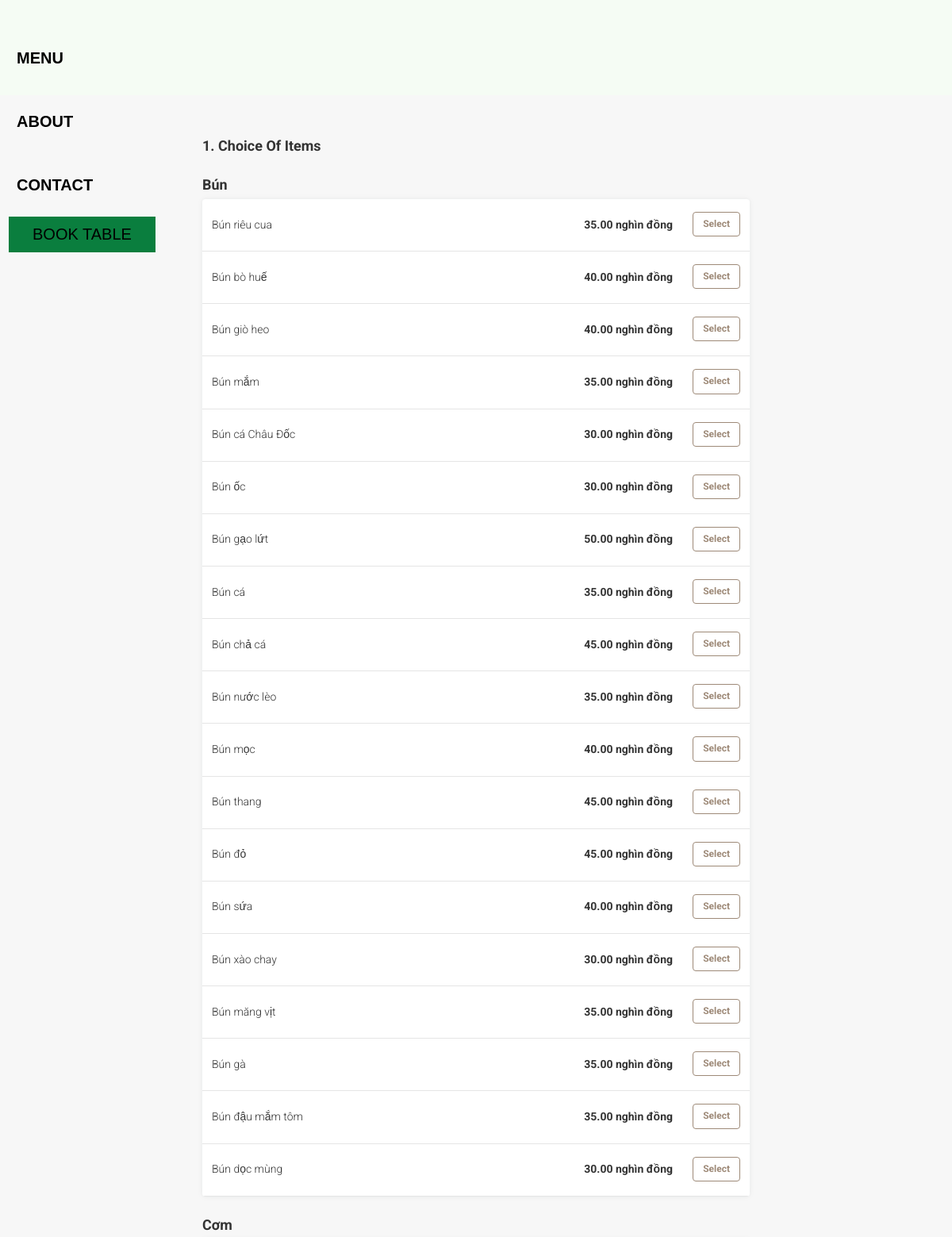
Page /web/pages/order_food.php (upper part) on the committed database.
### tables this page shows
CREATE TABLE `menu_categories` (
  `category_id` int(3) NOT NULL,
  `category_name` varchar(50) NOT NULL
);

CREATE TABLE `menus` (
  `menu_id` int(5) NOT NULL,
  `menu_name` varchar(100) NOT NULL,
  `menu_description` varchar(255) NOT NULL,
  `menu_price` decimal(6,2) NOT NULL,
  `menu_image` varchar(255) NOT NULL,
  `category_id` int(3) NOT NULL
);

### web/pages/order_food.php (the view, shortened to what this page needs)
<?php
    include("../../common/connect.php");
    include("../ingredients/header.php");
    include("../ingredients/navbar.php");
?>
	<div class="order_food_section">
		<form method="post" id="order_food_form" action="../actions/order-food.php">
			<div class="select_menus_tab order_food_tab" id="menus_tab">
                <div class="text_header">
                    <span>
                        1. Choice of Items
                    </span>
                </div>
				<div>
					<?php
						$stmt = $conn->query("SELECT * FROM menu_categories");
                    	$menu_categories = $stmt->fetch_all(MYSQLI_ASSOC);
                    	foreach($menu_categories as $category)
                    	{
                    		?>
                    			<div class="text_header">
									<span>
										<?php echo $category['category_name']; ?>
									</span>
								</div>
								<div class="items_tab">
				        			<?php
                                        $cate_id = $category['category_id'];
				        				$stmt = $conn->query("SELECT * FROM menus WHERE category_id = $cate_id");
				                    	$rows = $stmt->fetch_all(MYSQLI_ASSOC);
				                    	foreach($rows as $row)
				                    	{
				                        	echo "<div class='itemListElement'>";
				                            	echo "<div class = 'item_details'>";
				                                	echo "<div>";
				                                    	echo $row['menu_name'];
				                                	echo "</div>";
				                                	echo "<div class = 'item_select_part'>";
				                                    	echo "<div class = 'menu_price_field'>";
				    										echo "<span style = 'font-weight: bold;'>";
				                                    			echo $row['menu_price']." nghìn đồng";
				                                    		echo "</span>";
				                                    	echo "</div>";
				                                    ?>
				                                    	<div class="select_item_bttn">
				                                    		<div class="btn-group-toggle" data-toggle="buttons">
																<label class="menu_label item_label btn btn-secondary">
																	<input type="checkbox"  name="selected_menus[]" value="<?php echo $row['menu_id'] ?>" autocomplete="off">Select
																</label>
															</div>
				                                    	</div>
				                                    <?php
				                                	echo "</div>";
				                            	echo "</div>";
				                        	echo "</div>";
				                    	}
				            		?>
				    			</div>
                    		<?php
                    	}
					?>
				</div>
			</div>
		</form>
	</div>

### style/main.css (style rules this page uses)
html { scroll-behavior: smooth; }

### web/pages/order_food.php (style rules this page uses)
.text_header { margin-bottom: 5px; font-size: 18px; font-weight: bold; line-height: 1.5; margin-top: 22px; text-transform: capitalize; }
.items_tab { border-radius: 4px; background-color: white; overflow: hidden; box-shadow: 0 0 5px 0 rgba(60, 66, 87, 0.04), 0 0 10px 0 rgba(0, 0, 0, 0.04); }
.itemListElement { font-size: 14px; line-height: 1.29; border-bottom: solid 1px #e5e5e5; cursor: pointer; padding: 16px 12px 18px 12px; }
.item_details { width: auto; display: -webkit-box; display: -moz-box; display: -ms-flexbox; display: -webkit-flex; display: flex; flex-direction: row; justify-content: space-between; align-items: center; -webkit-box-orient: horizontal; -webkit-box-direction: normal; -webkit-flex-direction: row; -webkit-box-pack: justify; -webkit-justify-content: space-between; -webkit-box-align: center; -webkit-align-items: center; }
.item_label { color: #9e8a78; border-color: #9e8a78; background: white; font-size: 12px; font-weight: 700; }
.item_select_part { display: flex; -webkit-box-pack: justify; justify-content: space-between; -webkit-box-align: center; align-items: center; flex-shrink: 0; }
.select_item_bttn { width: 55px; display: flex; margin-left: 30px; -webkit-box-pack: end; justify-content: flex-end; }
.menu_price_field { width: auto; display: flex; margin-left: 30px; -webkit-box-align: baseline; align-items: baseline; }
.order_food_section { max-width: 720px; margin: 50px auto; padding: 0px 15px; }
.order_food_tab { display: none; }

### rows in the picture
menu_categories: category_name "Bún"
menus: menu_name "Bún riêu cua", menu_price "35.00"
menus: menu_name "Bún bò huế", menu_price "40.00"
menus: menu_name "Bún giò heo", menu_price "40.00"
menus: menu_name "Bún mắm", menu_price "35.00"
menus: menu_name "Bún cá Châu Đốc", menu_price "30.00"
menus: menu_name "Bún ốc", menu_price "30.00"
menus: menu_name "Bún gạo lứt", menu_price "50.00"
menus: menu_name "Bún cá", menu_price "35.00"
menus: menu_name "Bún chả cá", menu_price "45.00"
menus: menu_name "Bún nước lèo", menu_price "35.00"
menus: menu_name "Bún mọc", menu_price "40.00"
menus: menu_name "Bún thang", menu_price "45.00"
menus: menu_name "Bún đỏ", menu_price "45.00"
menus: menu_name "Bún sứa", menu_price "40.00"
menus: menu_name "Bún xào chay", menu_price "30.00"
menus: menu_name "Bún măng vịt", menu_price "35.00"
menus: menu_name "Bún gà", menu_price "35.00"
menus: menu_name "Bún đậu mắm tôm", menu_price "35.00"
menus: menu_name "Bún dọc mùng", menu_price "30.00"
menu_categories: category_name "Cơm"
